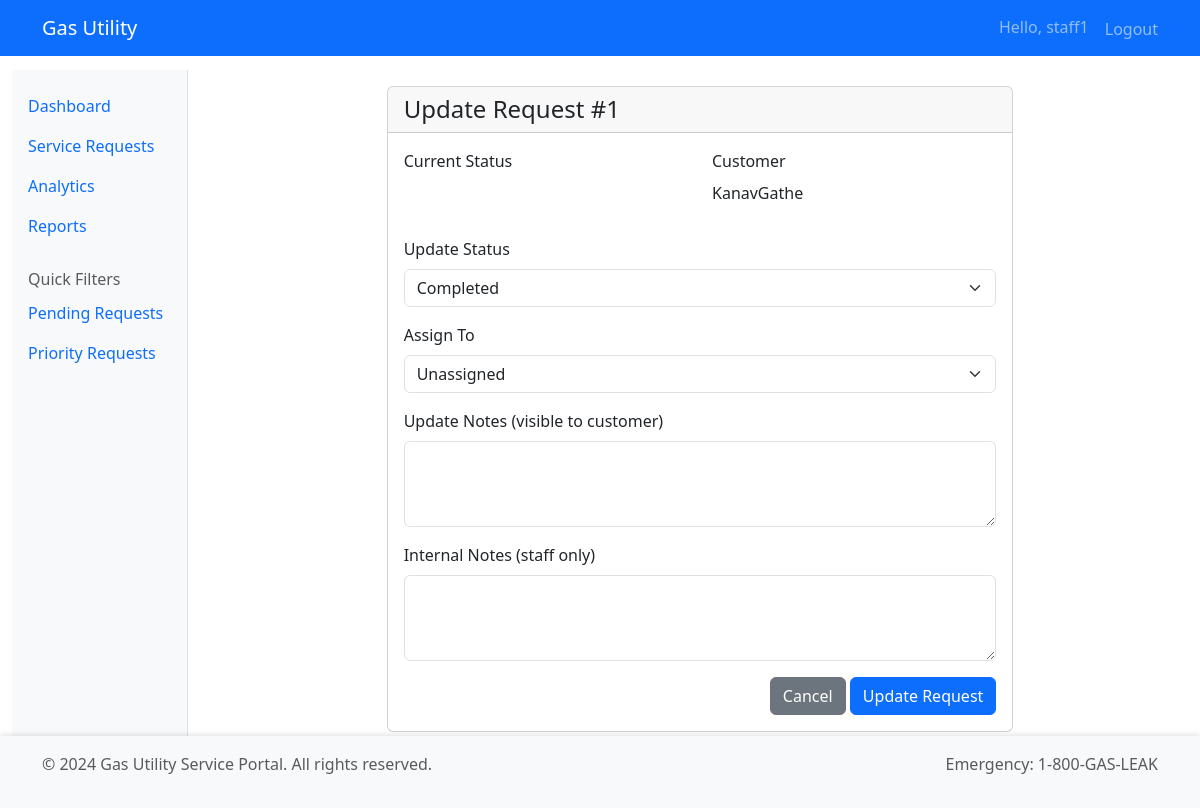
Page /staff/request/1/update/ (signed in) on the committed database.
### requests/models.py (models this page shows, shortened)
class ServiceRequest(models.Model):
    STATUS_CHOICES = [
        ('pending', 'Pending'),
        ('assigned', 'Assigned'),
        ('in_progress', 'In Progress'),
        ('on_hold', 'On Hold'),
        ('completed', 'Completed'),
        ('cancelled', 'Cancelled'),
        ('priority', 'Priority')
    ]
    customer = models.ForeignKey(User, on_delete=models.CASCADE)
    request_type = models.ForeignKey(ServiceRequestType, on_delete=models.CASCADE)
    status = models.CharField(max_length=20, choices=STATUS_CHOICES, default='pending')
    description = models.TextField()
    created_at = models.DateTimeField(auto_now_add=True)
    updated_at = models.DateTimeField(auto_now=True)
    assigned_to = models.ForeignKey(
        User,
        related_name='assigned_requests',
        null=True,
        blank=True,
        on_delete=models.SET_NULL
    )
    scheduled_date = models.DateTimeField(null=True, blank=True)
    completed_date = models.DateTimeField(null=True, blank=True)
    internal_notes = models.TextField(blank=True, null=True)

### staff/views.py (the view, shortened to what this page needs)
# urls.py: path('<int:pk>/update/', views.update_request, name='update_request'),
@user_passes_test(staff_check)
def update_request(request, pk):
    service_request = get_object_or_404(ServiceRequest, pk=pk)
    context = {
        'service_request': service_request,
    }
    return render(request, 'staff/update_request.html', context)

### staff/views.py (called while the page is built)
def staff_check(user):
    return user.is_staff

### templates/staff/update_request.html (shortened to what this page needs)
{% extends "base.html" %}
{% block content %}
<div class="row">
    <div class="col-md-8 mx-auto">
        <div class="card">
            <div class="card-header">
                <h4 class="card-title mb-0">Update Request #{{ service_request.id }}</h4>
            </div>
            <div class="card-body">
                <form method="post">
                    <div class="row">
                        <div class="col-md-6 mb-3">
                            <label class="form-label">Current Status</label>
                            <p class="form-control-static">
                                <span class="badge bg-{{ service_request.status|lower }}">
                                </span>
                            </p>
                        </div>
                        <div class="col-md-6 mb-3">
                            <label class="form-label">Customer</label>
                            <p class="form-control-static">{{ service_request.customer.username }}</p>
                        </div>
                    </div>
                    <div class="mb-3">
                        <label class="form-label">Update Status</label>
                        <select name="status" class="form-select" required>
                            {% for status in service_request.STATUS_CHOICES %}
                                <option value="{{ status.0 }}"
                                        {% if service_request.status == status.0 %}selected{% endif %}>
                                    {{ status.1 }}
                                </option>
                            {% endfor %}
                        </select>
                    </div>
                    <div class="mb-3">
                        <label class="form-label">Assign To</label>
                        <select name="assigned_to" class="form-select">
                            <option value="">Unassigned</option>
                        </select>
                    </div>
                    <div class="mb-3">
                        <label class="form-label">Update Notes (visible to customer)</label>
                        <textarea name="notes" class="form-control" rows="3" required></textarea>
                    </div>
                    <div class="mb-3">
                        <label class="form-label">Internal Notes (staff only)</label>
                        <textarea name="internal_notes" class="form-control" rows="3"></textarea>
                    </div>
                    <div class="text-end">
                        <a href="{% url 'staff:request_detail' service_request.id %}"
                           class="btn btn-secondary">Cancel</a>
                        <button type="submit" class="btn btn-primary">Update Request</button>
                    </div>
                </form>
            </div>
        </div>
    </div>
</div>
{% endblock %}

### templates/navbar.html (shortened to what this page needs)
<nav class="navbar navbar-expand-lg navbar-dark bg-primary fixed-top">
    <div class="container">
        <a class="navbar-brand" href="{% url 'home' %}">Gas Utility</a>
        <div class="collapse navbar-collapse justify-content-end" id="navbarNav">
            <ul class="navbar-nav">
                {% if user.is_authenticated %}
                    <li class="nav-item">
                        <span class="navbar-text me-3">Hello, {{ user.username }}</span>
                    </li>
                    <li class="nav-item">
                        <form method="post" action="{% url 'accounts:logout' %}" class="d-inline">
                            <button type="submit" class="nav-link btn btn-link" style="display: inline; padding: 0; border: none; background: none;">
                                Logout
                            </button>
                        </form>
                    </li>
                {% endif %}
            </ul>
        </div>
    </div>
</nav>

### templates/navbar.html (style rules this page uses)
.navbar { position: fixed; top: 0; width: 100%; z-index: 1030; }
body { padding-top: 70px; }

### templates/footer.html (style rules this page uses)
body { padding-bottom: 60px; }

### rows in the picture
ServiceRequest: id "1", customer.username "KanavGathe", status "Completed"

### other values in the picture
{{ user.username }} "staff1"
